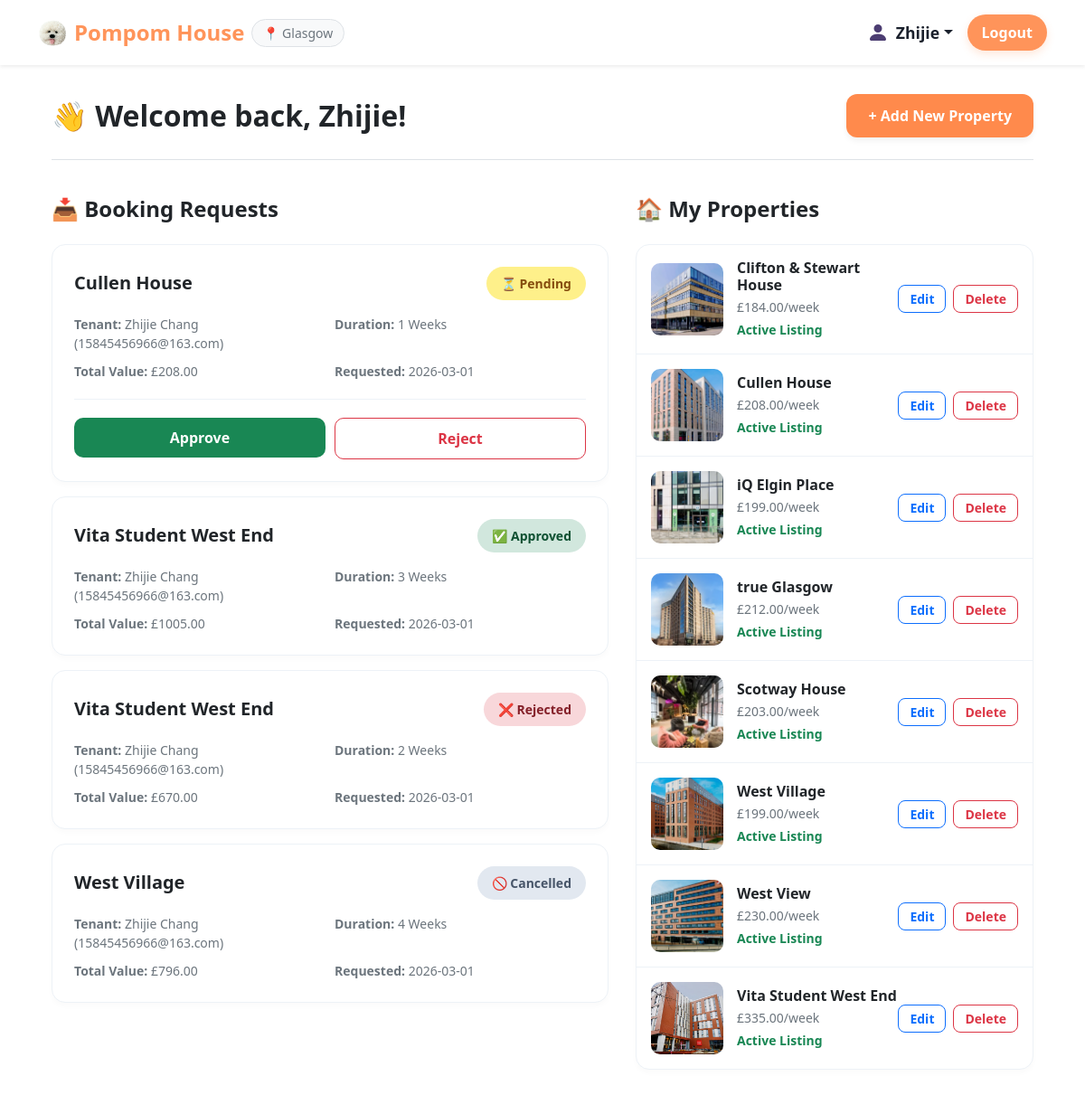
/dashboard/ (signed in), run on the app's committed database.
### pompom/models.py (models this page shows, shortened)
class User(AbstractUser):
    is_student = models.BooleanField(default=False)
    is_landlord = models.BooleanField(default=False)
    phone = models.CharField(max_length=20, blank=True, null=True)
    favorites = models.ManyToManyField('Property', blank=True, related_name='liked_by_users')

class Booking(models.Model):
    STATUS_CHOICES = [
        ('Pending', 'Pending'),
        ('Approved', 'Approved'),
        ('Rejected', 'Rejected'),
        ('Cancelled', 'Cancelled'),
    ]
    property = models.ForeignKey(Property, on_delete=models.CASCADE, related_name='bookings')
    tenant = models.ForeignKey(User, on_delete=models.CASCADE, related_name='bookings')
    weeks = models.PositiveIntegerField(verbose_name="Lease Duration (Weeks)")
    total_price = models.DecimalField(max_digits=10, decimal_places=2, verbose_name="Total Price (£)")
    status = models.CharField(max_length=20, choices=STATUS_CHOICES, default='Pending')
    created_time = models.DateTimeField(auto_now_add=True)

class Property(models.Model):
    landlord = models.ForeignKey(
        User,
        on_delete=models.CASCADE,
        related_name='properties',
        verbose_name="Landlord",
        limit_choices_to={'is_landlord': True}
    )
    title = models.CharField(max_length=200, verbose_name="Property Name")
    address = models.CharField(max_length=255, verbose_name="Address")
    price = models.DecimalField(max_digits=8, decimal_places=2, verbose_name="Price Per Week (£)")
    description = models.TextField(verbose_name="Description")
    photo = models.ImageField(upload_to='property_photos/', null=True, blank=True, verbose_name="Property Photo")
    created_time = models.DateTimeField(auto_now_add=True)
    bed_type = models.CharField(max_length=100, default="Double Bed", verbose_name="Bed Type")
    bathroom_type = models.CharField(max_length=100, default="En-suite", verbose_name="Bathroom Type")
    rating = models.DecimalField(max_digits=3, decimal_places=1, default=5.0, verbose_name="Rating")
    review_count = models.IntegerField(default=0, verbose_name="Review Count")
    favorites = models.ManyToManyField(User, related_name='favorite_properties', blank=True)

### pompom/views.py (the view)
# urls.py: path('dashboard/', views.landlord_dashboard_view, name='landlord_dashboard'),
@login_required
def landlord_dashboard_view(request):
    if not getattr(request.user, 'is_landlord', False):
        return redirect('home')
    my_properties = Property.objects.filter(landlord=request.user).order_by('-id')
    incoming_bookings = Booking.objects.filter(property__landlord=request.user).order_by('-created_time')
    context = {
        'properties': my_properties,
        'bookings': incoming_bookings,
    }
    return render(request, 'pompom/landlord_dashboard.html', context)

### pompom/templates/pompom/landlord_dashboard.html (shortened to what this page needs)
{% extends 'pompom/base.html' %}
{% block content %}
<div class="dashboard-container">
    <div class="dashboard-header">
        <div>
            <h2 class="welcome-title">👋 Welcome back, {{ user.first_name|default:user.username }}!</h2>
        </div>
        <div>
            <a href="{% url 'add_property' %}" class="add-prop-btn">
                + Add New Property
            </a>
        </div>
    </div>
    <div class="dashboard-layout">
        <div class="dashboard-left-col">
            <h4 class="section-heading">📥 Booking Requests</h4>
            {% for booking in bookings %}
                <div class="booking-card">
                    <div class="booking-header">
                        <h5 class="booking-prop-name">{{ booking.property.title }}</h5>
                        {% if booking.status == 'Pending' %}
                            <span class="status-badge badge-pending">⏳ Pending</span>
                        {% elif booking.status == 'Approved' %}
                            <span class="status-badge badge-approved">✅ Approved</span>
                        {% elif booking.status == 'Rejected' %}
                            <span class="status-badge badge-rejected">❌ Rejected</span>
                        {% else %}
                            <span class="status-badge badge-cancelled">🚫 Cancelled</span>
                        {% endif %}
                    </div>
                    <div class="booking-details-grid">
                        <div class="detail-item"><strong>Tenant:</strong> {{ booking.tenant.first_name }} {{ booking.tenant.last_name }} ({{ booking.tenant.email }})</div>
                        <div class="detail-item"><strong>Duration:</strong> {{ booking.weeks }} Weeks</div>
                        <div class="detail-item"><strong>Total Value:</strong> £{{ booking.total_price }}</div>
                        <div class="detail-item"><strong>Requested:</strong> {{ booking.created_time|date:"Y-m-d" }}</div>
                    </div>
                    {% if booking.status == 'Pending' %}
                        <div class="booking-actions">
                            <form action="{% url 'process_booking' booking.id %}" method="POST" class="action-form">
                                <button type="submit" class="approve-btn" onclick="return confirm('Confirm APPROVE this booking?');">
                                    Approve
                                </button>
                            </form>
                            <form action="{% url 'process_booking' booking.id %}" method="POST" class="action-form">
                                <button type="submit" class="reject-btn" onclick="return confirm('Are you sure you want to REJECT this booking?');">
                                    Reject
                                </button>
                            </form>
                        </div>
                    {% endif %}
                </div>
            {% empty %}
                <div class="empty-state-box">
                    <div class="empty-icon">📭</div>
                    <h5 class="empty-text">No booking requests yet.</h5>
                </div>
            {% endfor %}
        </div>
        <div class="dashboard-right-col">
            <h4 class="section-heading">🏠 My Properties</h4>
            <div class="property-list-container">
                {% for prop in properties %}
                    <div class="property-list-item">
                        <a href="{% url 'property_detail' prop.id %}" class="property-info-link">
                            {% if prop.photo %}
                                <img src="{{ prop.photo.url }}" alt="{{ prop.title }}" class="property-thumb">
                            {% else %}
                                <div class="property-thumb-placeholder">📸</div>
                            {% endif %}
                            <div class="property-meta">
                                <h6 class="prop-list-title">{{ prop.title }}</h6>
                                <div class="prop-list-price">£{{ prop.price }}/week</div>
                                <div class="prop-list-status">Active Listing</div>
                            </div>
                        </a>
                        <div class="property-actions">
                            <a href="{% url 'edit_property' prop.id %}" class="edit-prop-btn">
                                Edit
                            </a>
                            <form action="{% url 'delete_property' prop.id %}" method="POST" class="delete-form">
                                <button type="submit" class="delete-prop-btn" onclick="return confirm('🚨 Are you absolutely sure you want to delete this property? All associated bookings will also be deleted. This cannot be undone!');">
                                    Delete
                                </button>
                            </form>
                        </div>
                    </div>
                {% empty %}
                    <div class="empty-list-text">
                        You haven't listed any properties yet.
                    </div>
                {% endfor %}
            </div>
        </div>
    </div>
</div>
{% endblock %}

### pompom/templates/pompom/base.html (shortened to what this page needs)
{% load static %}
<!DOCTYPE html>
<html lang="en">
<head>
    <link href="https://cdn.jsdelivr.net/npm/bootstrap@5.3.0/dist/css/bootstrap.min.css" rel="stylesheet">
    <link rel="stylesheet" href="{% static 'css/style.css' %}">
</head>
<body class="pompom-main-body">
<nav class="navbar navbar-expand-lg top-header-bar">
  <div class="container">
    <div class="logo-area">
        <a class="logo-link" href="{% url 'home' %}">
             <img src="{% static 'pompom/pompomdog.png' %}" alt="Pompom House Logo" class="dog-logo">
             Pompom House
        </a>
        <button class="city-badge-btn" type="button">
            📍 Glasgow
        </button>
    </div>
    <div class="collapse navbar-collapse" id="mainMenuLinks">
      <ul class="navbar-nav ms-auto right-nav-buttons">
        {% if user.is_authenticated %}
            <div class="dropdown my-account-area">
                <a class="dropdown-toggle user-name-link" href="#" role="button" id="studentAccountMenu" data-bs-toggle="dropdown" aria-expanded="false">
                    <svg xmlns="http://www.w3.org/2000/svg" width="24" height="24" fill="#4c3d72" class="bi bi-person-fill head-icon" viewBox="0 0 16 16">
                        <path d="M3 14s-1 0-1-1 1-4 6-4 6 3 6 4-1 1-1 1H3Zm5-6a3 3 0 1 0 0-6 3 3 0 0 0 0 6Z"/>
                    </svg>
                    {{ user.first_name|default:user.username }}
                </a>
            </div>
            <li class="nav-item">
              <form action="{% url 'logout' %}" method="post" class="exit-form">
                  <button type="submit" class="orange-submit-btn">
                        Logout
                  </button>
              </form>
            </li>
        {% endif %}
      </ul>
    </div>
  </div>
</nav>
<div class="container page-content-area">
    {% block content %}
    {% endblock %}
</div>
</body>
</html>

### data on the page
User: first_name "Zhijie"
Booking: property "Cullen House", status "⏳ Pending", tenant.first_name "Zhijie", tenant.last_name "Chang", tenant.email "15845456966@163.com", weeks "1", total_price "208.00", created_time "2026-03-01"
Booking: property "Vita Student West End", status "✅ Approved", tenant.first_name "Zhijie", tenant.last_name "Chang", tenant.email "15845456966@163.com", weeks "3", total_price "1005.00", created_time "2026-03-01"
Booking: property "Vita Student West End", status "❌ Rejected", tenant.first_name "Zhijie", tenant.last_name "Chang", tenant.email "15845456966@163.com", weeks "2", total_price "670.00", created_time "2026-03-01"
Booking: property "West Village", status "🚫 Cancelled", tenant.first_name "Zhijie", tenant.last_name "Chang", tenant.email "15845456966@163.com", weeks "4", total_price "796.00", created_time "2026-03-01"
Property: photo (picture), title "Clifton & Stewart House", price "184.00"
Property: photo (picture), title "Cullen House", price "208.00"
Property: photo (picture), title "iQ Elgin Place", price "199.00"
Property: photo (picture), title "true Glasgow", price "212.00"
Property: photo (picture), title "Scotway House", price "203.00"
Property: photo (picture), title "West Village", price "199.00"
Property: photo (picture), title "West View", price "230.00"
Property: photo (picture), title "Vita Student West End", price "335.00"
